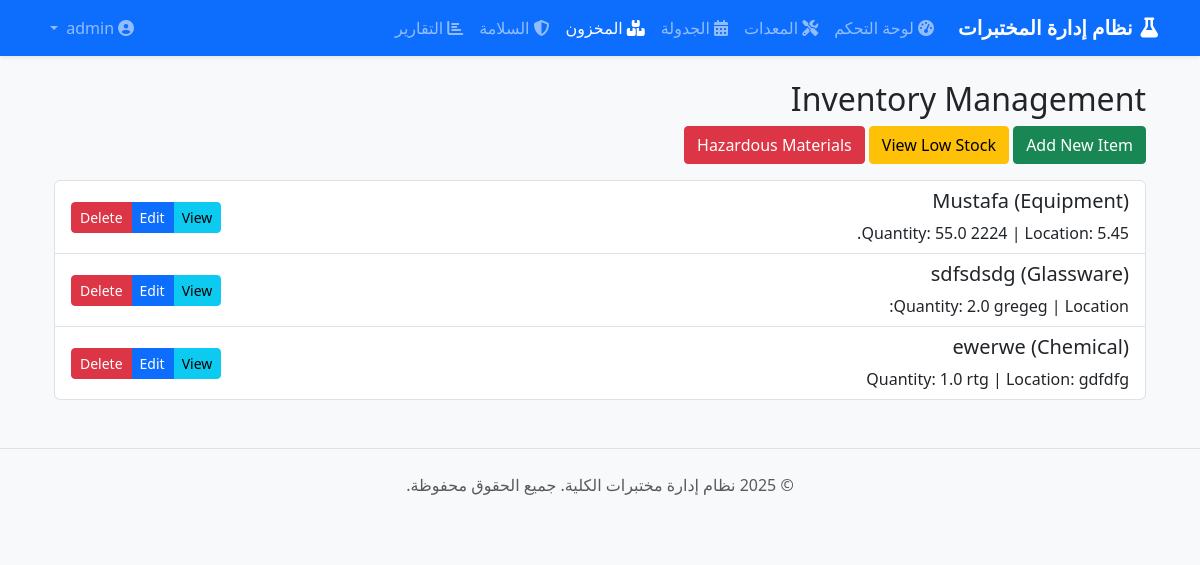
Screenshot of / (signed in) with the database file from the repository.
### models/models.py (models this page shows, shortened)
class InventoryItem(db.Model):
    id = db.Column(db.Integer, primary_key=True)
    name = db.Column(db.String(100), nullable=False)
    category = db.Column(db.String(50))  # Chemical, Equipment, Consumable, etc.
    quantity = db.Column(db.Float)
    unit = db.Column(db.String(20))  # g, ml, pieces, etc.
    location = db.Column(db.String(100))
    minimum_quantity = db.Column(db.Float)
    is_hazardous = db.Column(db.Boolean, default=False)
    hazard_information = db.Column(db.Text)
    purchase_date = db.Column(db.Date)
    expiry_date = db.Column(db.Date)
    supplier = db.Column(db.String(100))

### controllers/inventory.py (the view)
@inventory_bp.route('/')
@login_required
def index():
    inventory_items = InventoryItem.query.all()
    return render_template('inventory/index.html', inventory_items=inventory_items)

### templates/inventory/index.html
{% extends 'base.html' %}
{% block content %}
<div class="container mt-4">
    <h2>Inventory Management</h2>
    <div class="mb-3">
        <a href="{{ url_for('inventory.add') }}" class="btn btn-success">Add New Item</a>
        <a href="{{ url_for('inventory.low_stock') }}" class="btn btn-warning">View Low Stock</a>
        <a href="{{ url_for('inventory.hazardous') }}" class="btn btn-danger">Hazardous Materials</a>
    </div>
    <div class="list-group">
        {% for item in inventory_items %}
        <div class="list-group-item">
            <div class="d-flex justify-content-between align-items-center">
                <div>
                    <h5>{{ item.name }} ({{ item.category }})</h5>
                    <p class="mb-0">
                        Quantity: {{ item.quantity }} {{ item.unit }}
                        | Location: {{ item.location }}
                    </p>
                </div>
                <div class="btn-group">
                    <a href="{{ url_for('inventory.view', id=item.id) }}" class="btn btn-sm btn-info">View</a>
                    <a href="{{ url_for('inventory.edit', id=item.id) }}" class="btn btn-sm btn-primary">Edit</a>
                    <a href="{{ url_for('inventory.delete', id=item.id) }}" class="btn btn-sm btn-danger" onclick="return confirm('Are you sure?')">Delete</a>
                </div>
            </div>
        </div>
        {% endfor %}
    </div>
</div>
{% endblock %}

### templates/base.html (shortened to what this page needs)
<!DOCTYPE html>
<html lang="ar" dir="rtl">
<head>
    <link rel="stylesheet" href="https://cdn.jsdelivr.net/npm/bootstrap@5.3.0/dist/css/bootstrap.rtl.min.css">
    <link rel="stylesheet" href="https://cdnjs.cloudflare.com/ajax/libs/font-awesome/6.4.0/css/all.min.css">
    <link rel="stylesheet" href="{{ url_for('static', filename='css/style.css') }}">
</head>
<body>
    <nav class="navbar navbar-expand-lg navbar-dark bg-primary">
        <div class="container">
            <a class="navbar-brand" href="{{ url_for('dashboard.index') }}">
                <i class="fas fa-flask me-2"></i>نظام إدارة المختبرات
            </a>
            <div class="collapse navbar-collapse" id="navbarNav">
                {% if current_user.is_authenticated %}
                <ul class="navbar-nav me-auto">
                    <li class="nav-item">
                        <a class="nav-link" href="{{ url_for('dashboard.index') }}">
                            <i class="fas fa-tachometer-alt me-1"></i>لوحة التحكم
                        </a>
                    </li>
                    <li class="nav-item">
                        <a class="nav-link" href="{{ url_for('equipment.index') }}">
                            <i class="fas fa-tools me-1"></i>المعدات
                        </a>
                    </li>
                    <li class="nav-item">
                        <a class="nav-link" href="{{ url_for('scheduling.index') }}">
                            <i class="fas fa-calendar-alt me-1"></i>الجدولة
                        </a>
                    </li>
                    <li class="nav-item">
                        <a class="nav-link" href="{{ url_for('inventory.index') }}">
                            <i class="fas fa-boxes me-1"></i>المخزون
                        </a>
                    </li>
                    <li class="nav-item">
                        <a class="nav-link" href="{{ url_for('safety.index') }}">
                            <i class="fas fa-shield-alt me-1"></i>السلامة
                        </a>
                    </li>
                    <li class="nav-item">
                        <a class="nav-link" href="{{ url_for('reports.index') }}">
                            <i class="fas fa-chart-bar me-1"></i>التقارير
                        </a>
                    </li>
                </ul>
                <ul class="navbar-nav">
                    <li class="nav-item dropdown">
                        <a class="nav-link dropdown-toggle" href="#" id="userDropdown" role="button" data-bs-toggle="dropdown">
                            <i class="fas fa-user-circle me-1"></i>{{ current_user.username }}
                        </a>
                    </li>
                </ul>
                {% endif %}
            </div>
        </div>
    </nav>
    <div class="container mt-4">
        {% block content %}{% endblock %}
    </div>
    <footer class="bg-light text-center text-muted py-4 mt-5">
        <div class="container">
            <p>© {{ now.year }} نظام إدارة مختبرات الكلية. جميع الحقوق محفوظة.</p>
        </div>
    </footer>
</body>
</html>

### static/css/style.css (style rules this page uses)
body { font-family: 'Segoe UI', Tahoma, Geneva, Verdana, sans-serif; background-color: #f8f9fa; }
.navbar { box-shadow: 0 0.125rem 0.25rem rgba(0, 0, 0, 0.075); }
.navbar-brand { font-weight: bold; }
.btn { border-radius: 0.25rem; }
.btn-primary { background-color: #0d6efd; border-color: #0d6efd; }
footer { border-top: 1px solid #dee2e6; }

### rows the page displays
InventoryItem: name "Mustafa", category "Equipment", quantity "55.0", unit "2224", location "5.45."
InventoryItem: name "sdfsdsdg", category "Glassware", quantity "2.0", unit "gregeg"
InventoryItem: name "ewerwe", category "Chemical", quantity "1.0", unit "rtg", location "gdfdfg"
